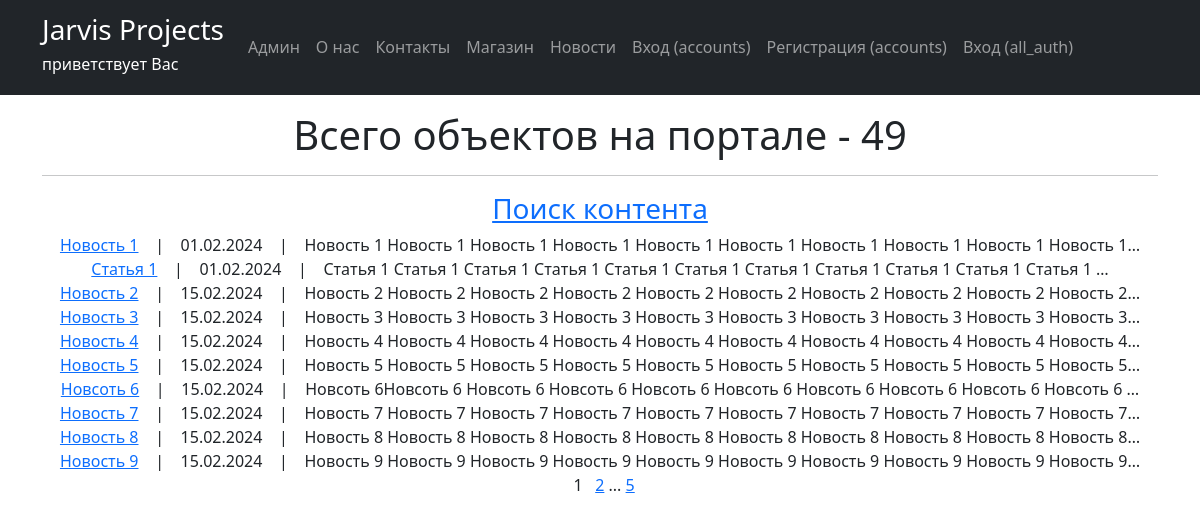
/newsportal/posts/, run on the app's committed database.
### newsportal/models.py (models this page shows, shortened)
class Post(models.Model):
    author = models.ForeignKey(Author, on_delete=models.CASCADE)
    postCategory = models.ManyToManyField(Category, through='PostCategory', verbose_name='Категория')
    CATEGORY_CHOICES = (
        ('NW', 'Новость'),
        ('AR', 'Статья'),
    )
    categoryType = models.CharField(max_length=2, choices=CATEGORY_CHOICES)
    dateCreation = models.DateTimeField(auto_now_add=True)
    title = models.CharField(max_length=128, verbose_name='Заголовок')
    text = models.TextField(verbose_name='Содержание')
    rating = models.IntegerField(default=0)
    class Meta:
        verbose_name = 'Контент'
        verbose_name_plural = 'Контент'

### newsportal/views.py (the view)
# urls.py: path('posts/', PostList.as_view(template_name = 'newsportal/posts.html'), name='posts'),
class PostList(ListView):
    model = Post
    ordering = 'dateCreation'
    context_object_name = 'posts'
    paginate_by = 10
    def get_queryset(self):
        queryset = super().get_queryset()
        self.filterset = PostFilter(self.request.GET, queryset)
        return self.filterset.qs
    def get_context_data(self, **kwargs):
        context = super().get_context_data(**kwargs)
        context['total_posts_count'] = self.filterset.qs.count()
        context['filterset'] = self.filterset
        context['user_is_author'] = self.request.user.groups.filter(name='authors').exists()
        context['user_is_not_author'] = not self.request.user.groups.filter(name='authors').exists()
        return context

### newsportal/templatetags/custom_filters_newsportal.py (called while the page is built)
@register.filter()
def censor(value):
    stop_list = STOP_LIST_WORDS
    for word in value.split():
        if word.lower() in stop_list:
            value = value.replace(word, f'{word[0]}{"*" * (len(word)-1)}')
    return value

### newsportal/templatetags/custom_tags_newsportal.py (called while the page is built)
@register.simple_tag(takes_context=True)
def url_replace(context, **kwargs):
   d = context['request'].GET.copy()
   for k, v in kwargs.items():
       d[k] = v
   return d.urlencode()

### newsportal/templates/newsportal/posts.html (shortened to what this page needs)
{% extends 'flatpages/default.html' %}
{% load custom_filters_newsportal %}
{% load custom_tags_newsportal %}
{% block content %}
    <p>
        <h1>Всего объектов на портале - {{ total_posts_count }}</h1>
    </p>
    <hr>
    <h3><a href="{% url 'post_search' %}">Поиск контента</a></h3>
    {% if posts %}
           {% for post in posts %}
           <tr>
                <a href="{% url 'post' post.id %}">{{ post.title|censor }}</a> &nbsp&nbsp | &nbsp&nbsp
                {{ post.dateCreation|date:'d.m.Y'}} &nbsp&nbsp | &nbsp&nbsp
                {{ post.text|truncatechars:100|censor}}
                <br>
           {% endfor %}
   {% else %}
        <h2>Новостей нет</h2>
    {% endif %}
    {% if total_posts_count > 10 %}
            &nbsp&nbsp{{ page_obj.number }}&nbsp&nbsp
        {% if page_obj.has_next %}
        <a href="?{% url_replace page=page_obj.next_page_number %}">{{ page_obj.next_page_number }}</a>
            {% if paginator.num_pages != page_obj.next_page_number %}
                ...
                <a href="?{% url_replace page=page_obj.paginator.num_pages %}">{{ page_obj.paginator.num_pages }}</a>
            {% endif %}
        {% endif %}
    {% endif %}
{% endblock content %}

### data on the page
Post: title|censor "Новость 1", dateCreation "01.02.2024", text|censor "Новость 1 Новость 1 Новость 1 Новость 1 Новость 1 Новость 1 Новость 1 Новость 1 Новость 1 Новость 1…"
Post: title|censor "Статья 1", dateCreation "01.02.2024", text|censor "Статья 1 Статья 1 Статья 1 Статья 1 Статья 1 Статья 1 Статья 1 Статья 1 Статья 1 Статья 1 Статья 1 …"
Post: title|censor "Новость 2", dateCreation "15.02.2024", text|censor "Новость 2 Новость 2 Новость 2 Новость 2 Новость 2 Новость 2 Новость 2 Новость 2 Новость 2 Новость 2…"
Post: title|censor "Новость 3", dateCreation "15.02.2024", text|censor "Новость 3 Новость 3 Новость 3 Новость 3 Новость 3 Новость 3 Новость 3 Новость 3 Новость 3 Новость 3…"
Post: title|censor "Новость 4", dateCreation "15.02.2024", text|censor "Новость 4 Новость 4 Новость 4 Новость 4 Новость 4 Новость 4 Новость 4 Новость 4 Новость 4 Новость 4…"
Post: title|censor "Новость 5", dateCreation "15.02.2024", text|censor "Новость 5 Новость 5 Новость 5 Новость 5 Новость 5 Новость 5 Новость 5 Новость 5 Новость 5 Новость 5…"
Post: title|censor "Новсоть 6", dateCreation "15.02.2024", text|censor "Новсоть 6Новсоть 6 Новсоть 6 Новсоть 6 Новсоть 6 Новсоть 6 Новсоть 6 Новсоть 6 Новсоть 6 Новсоть 6 …"
Post: title|censor "Новость 7", dateCreation "15.02.2024", text|censor "Новость 7 Новость 7 Новость 7 Новость 7 Новость 7 Новость 7 Новость 7 Новость 7 Новость 7 Новость 7…"
Post: title|censor "Новость 8", dateCreation "15.02.2024", text|censor "Новость 8 Новость 8 Новость 8 Новость 8 Новость 8 Новость 8 Новость 8 Новость 8 Новость 8 Новость 8…"
Post: title|censor "Новость 9", dateCreation "15.02.2024", text|censor "Новость 9 Новость 9 Новость 9 Новость 9 Новость 9 Новость 9 Новость 9 Новость 9 Новость 9 Новость 9…"

### other printed values
{{ total_posts_count }} "49"
{{ page_obj.number }} "1"
{{ page_obj.next_page_number }} "2"
{{ page_obj.paginator.num_pages }} "5"
